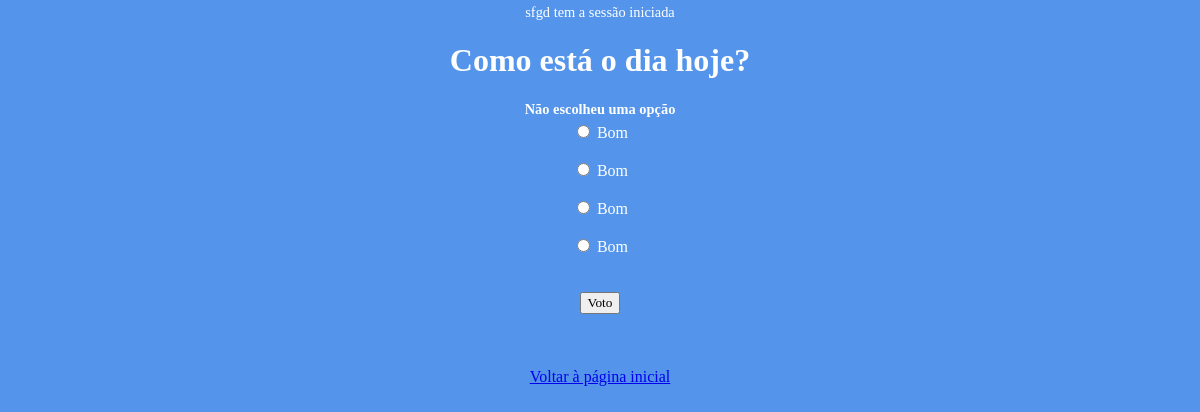
/votacao/2/voto (signed in), run on the app's committed database.
### votacao/models.py (models this page shows, shortened)
class Questao(models.Model):
 questao_texto = models.CharField(max_length=200)
 pub_data = models.DateTimeField('data de publicacao')

class Opcao(models.Model):
 questao = models.ForeignKey(Questao, on_delete=models.CASCADE)
 opcao_texto = models.CharField(max_length=200)
 votos = models.IntegerField(default=0)

### votacao/views.py (the view)
# urls.py: path("<int:questao_id>/voto", views.voto, name="voto"),
@login_required(login_url='/votacao/iniciarsessao')
def voto(request, questao_id):
    questao = get_object_or_404(Questao, pk=questao_id)
    try:
        opcao_seleccionada = questao.opcao_set.get(pk=request.POST['opcao'])
    except (KeyError, Opcao.DoesNotExist):
        return render(request, 'votacao/detalhe.html', {'questao': questao, 'error_message': "Não escolheu uma opção",})
    else:
        opcao_seleccionada.votos += 1
        opcao_seleccionada.save()
        return HttpResponseRedirect(reverse('votacao:resultados', args=(questao.id,)))

### votacao/templates/votacao/detalhe.html (shortened to what this page needs)
{% extends "./secondbase.html" %}
{% block body %}
    <h1>{{ questao.questao_texto }}</h1>
    {% if error_message %}
        <p><strong>{{ error_message }}</strong></p>
    {% endif %}
    <form id="form1" action="{% url 'votacao:voto' questao.id %}" method="post">
        {% for opcao in questao.opcao_set.all %}
            <input type="radio" name="opcao" id="opcao{{ forloop.counter }}" value="{{ opcao.id }}" />
            <label for="opcao{{ forloop.counter }}">{{ opcao.opcao_texto }}</label>
        <br>
        <br>
        {% endfor %}
        <br>
        {% if request.user.is_authenticated %}
            <input type="submit" value="Voto" />
        {% endif %}
        <br>
        <br>
    </form>
    <br>
    <br>
    <br>
{% endblock %}

### votacao/templates/votacao/index.html (shortened to what this page needs)
<!DOCTYPE html>
<html lang="en">
<head>
    {% load static %}
    <link rel="stylesheet" type="text/css" href="{% static 'votacao/css/estilos.css' %}">
</head>
<body>
<div>
    {% if request.user.is_authenticated %}
        <p>{{request.user.username}} tem a sessão iniciada</p>
    {% else %}
        <p>O utilizador não tem a sessão iniciada</p>
        <a href="{% url 'votacao:registar' %}">Registar</a>
        <a href="{% url 'votacao:iniciarsessao' %}">Iniciar Sessão</a>
    {% endif %}
</div>
{% block body %}{% endblock %}
{% block homepage %}
{% endblock %}
</body>
</html>

### votacao/static/votacao/css/estilos.css (style rules this page uses)
body { background-image: url('images/Iscte.JPG'); background-color: #5494EB; background-position: center; background-size: auto; background-repeat: no-repeat; margin: 0; font-family: Arial black; align:center; text-align:center; }
h1 { font-family: Arial black; text-align: center; color: white; }
p, li { text-align:center; color: white; font-size: 30px; }
label { color: white; text-align: center; font-family: Arial black; }
input { color: black; text-align: center; font-family: Arial black; }
form { postion:fixed; top:50%; left:50%; width:250px; display:inline-block; }
.article > h2, p { margin: 4px; font-size: 90%; }

### data on the page
Questao: questao_texto "Como está o dia hoje?"
Opcao: opcao_texto "Bom"
Opcao: opcao_texto "Bom"
Opcao: opcao_texto "Bom"
Opcao: opcao_texto "Bom"

### other printed values
{{ request.user.username }} "sfgd"
{{ error_message }} "Não escolheu uma opção"
